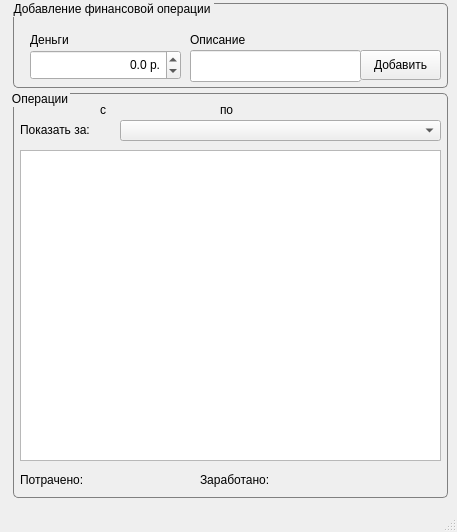
<?xml version="1.0" encoding="UTF-8"?>
<ui version="4.0">
 <class>MainWindow</class>
 <widget class="QMainWindow" name="MainWindow">
  <property name="geometry">
   <rect>
    <x>0</x>
    <y>0</y>
    <width>457</width>
    <height>532</height>
   </rect>
  </property>
  <property name="windowTitle">
   <string>MainWindow</string>
  </property>
  <property name="styleSheet">
   <string notr="true">QMainWindow {
 background-color: qlineargradient(x1: 0, y1: 1, x2: 0, y2: 0,
                                   stop: 0 #E0E0E0, stop: 1 #FFFFFF);
}
QGroupBox {
 background-color: qlineargradient(x1: 0, y1: 0, x2: 0, y2: 1,
                                   stop: 0 #E0E0E0, stop: 1 #FFFFFF);
 border: 1px solid gray;
margin: 3px;
 border-radius: 5px;
 margin-top: 1ex; /* leave space at the top for the title */
}</string>
  </property>
  <widget class="QWidget" name="centralWidget">
   <widget class="QGroupBox" name="groupBox">
    <property name="geometry">
     <rect>
      <x>10</x>
      <y>0</y>
      <width>441</width>
      <height>91</height>
     </rect>
    </property>
    <property name="styleSheet">
     <string notr="true"/>
    </property>
    <property name="title">
     <string>Добавление финансовой операции</string>
    </property>
    <property name="flat">
     <bool>true</bool>
    </property>
    <widget class="QLineEdit" name="editDescription">
     <property name="geometry">
      <rect>
       <x>180</x>
       <y>50</y>
       <width>171</width>
       <height>32</height>
      </rect>
     </property>
     <property name="autoFillBackground">
      <bool>false</bool>
     </property>
     <property name="placeholderText">
      <string/>
     </property>
     <property name="clearButtonEnabled">
      <bool>false</bool>
     </property>
    </widget>
    <widget class="QPushButton" name="pushButton">
     <property name="geometry">
      <rect>
       <x>350</x>
       <y>50</y>
       <width>81</width>
       <height>30</height>
      </rect>
     </property>
     <property name="autoFillBackground">
      <bool>true</bool>
     </property>
     <property name="text">
      <string>Добавить</string>
     </property>
    </widget>
    <widget class="QLabel" name="label">
     <property name="geometry">
      <rect>
       <x>20</x>
       <y>30</y>
       <width>68</width>
       <height>20</height>
      </rect>
     </property>
     <property name="text">
      <string>Деньги</string>
     </property>
    </widget>
    <widget class="QLabel" name="label_2">
     <property name="geometry">
      <rect>
       <x>180</x>
       <y>30</y>
       <width>81</width>
       <height>20</height>
      </rect>
     </property>
     <property name="text">
      <string>Описание</string>
     </property>
    </widget>
    <widget class="QDoubleSpinBox" name="editMoney">
     <property name="geometry">
      <rect>
       <x>20</x>
       <y>50</y>
       <width>151</width>
       <height>30</height>
      </rect>
     </property>
     <property name="alignment">
      <set>Qt::AlignRight|Qt::AlignTrailing|Qt::AlignVCenter</set>
     </property>
     <property name="suffix">
      <string> p.</string>
     </property>
     <property name="decimals">
      <number>1</number>
     </property>
     <property name="minimum">
      <double>-10000000.000000000000000</double>
     </property>
     <property name="maximum">
      <double>10000000.000000000000000</double>
     </property>
    </widget>
   </widget>
   <widget class="QGroupBox" name="groupBox_2">
    <property name="geometry">
     <rect>
      <x>10</x>
      <y>90</y>
      <width>441</width>
      <height>411</height>
     </rect>
    </property>
    <property name="styleSheet">
     <string notr="true">groupBox_2 { &quot;border: 1px solid gray;&quot; }</string>
    </property>
    <property name="title">
     <string>Операции</string>
    </property>
    <widget class="QLabel" name="label_3">
     <property name="geometry">
      <rect>
       <x>10</x>
       <y>30</y>
       <width>101</width>
       <height>20</height>
      </rect>
     </property>
     <property name="text">
      <string>Показать за:</string>
     </property>
    </widget>
    <widget class="QComboBox" name="comboDatesAgo">
     <property name="geometry">
      <rect>
       <x>110</x>
       <y>30</y>
       <width>321</width>
       <height>21</height>
      </rect>
     </property>
     <property name="editable">
      <bool>false</bool>
     </property>
     <property name="currentText">
      <string/>
     </property>
    </widget>
    <widget class="QTableWidget" name="tableTransactions">
     <property name="geometry">
      <rect>
       <x>10</x>
       <y>60</y>
       <width>421</width>
       <height>311</height>
      </rect>
     </property>
     <property name="layoutDirection">
      <enum>Qt::LeftToRight</enum>
     </property>
     <property name="alternatingRowColors">
      <bool>true</bool>
     </property>
     <property name="gridStyle">
      <enum>Qt::SolidLine</enum>
     </property>
     <attribute name="verticalHeaderVisible">
      <bool>false</bool>
     </attribute>
     <attribute name="verticalHeaderCascadingSectionResizes">
      <bool>false</bool>
     </attribute>
     <attribute name="verticalHeaderShowSortIndicator" stdset="0">
      <bool>false</bool>
     </attribute>
     <attribute name="verticalHeaderStretchLastSection">
      <bool>false</bool>
     </attribute>
    </widget>
    <widget class="QLabel" name="transactionsFor">
     <property name="geometry">
      <rect>
       <x>110</x>
       <y>10</y>
       <width>91</width>
       <height>20</height>
      </rect>
     </property>
     <property name="text">
      <string/>
     </property>
     <property name="alignment">
      <set>Qt::AlignRight|Qt::AlignTrailing|Qt::AlignVCenter</set>
     </property>
    </widget>
    <widget class="QLabel" name="label_4">
     <property name="geometry">
      <rect>
       <x>90</x>
       <y>10</y>
       <width>16</width>
       <height>20</height>
      </rect>
     </property>
     <property name="text">
      <string>с</string>
     </property>
    </widget>
    <widget class="QLabel" name="label_5">
     <property name="geometry">
      <rect>
       <x>210</x>
       <y>10</y>
       <width>21</width>
       <height>20</height>
      </rect>
     </property>
     <property name="text">
      <string>по</string>
     </property>
    </widget>
    <widget class="QLabel" name="transactionsForTop">
     <property name="geometry">
      <rect>
       <x>240</x>
       <y>10</y>
       <width>91</width>
       <height>20</height>
      </rect>
     </property>
     <property name="text">
      <string/>
     </property>
    </widget>
    <widget class="QLabel" name="label_6">
     <property name="geometry">
      <rect>
       <x>10</x>
       <y>380</y>
       <width>81</width>
       <height>20</height>
      </rect>
     </property>
     <property name="text">
      <string>Потрачено:</string>
     </property>
    </widget>
    <widget class="QLabel" name="moneyOff">
     <property name="geometry">
      <rect>
       <x>97</x>
       <y>380</y>
       <width>91</width>
       <height>20</height>
      </rect>
     </property>
     <property name="text">
      <string/>
     </property>
    </widget>
    <widget class="QLabel" name="label_7">
     <property name="geometry">
      <rect>
       <x>190</x>
       <y>380</y>
       <width>91</width>
       <height>20</height>
      </rect>
     </property>
     <property name="text">
      <string>Заработано:</string>
     </property>
    </widget>
    <widget class="QLabel" name="moneyOn">
     <property name="geometry">
      <rect>
       <x>290</x>
       <y>380</y>
       <width>91</width>
       <height>20</height>
      </rect>
     </property>
     <property name="text">
      <string/>
     </property>
    </widget>
   </widget>
  </widget>
  <widget class="QStatusBar" name="statusBar"/>
 </widget>
 <layoutdefault spacing="6" margin="11"/>
 <resources/>
 <connections/>
</ui>
